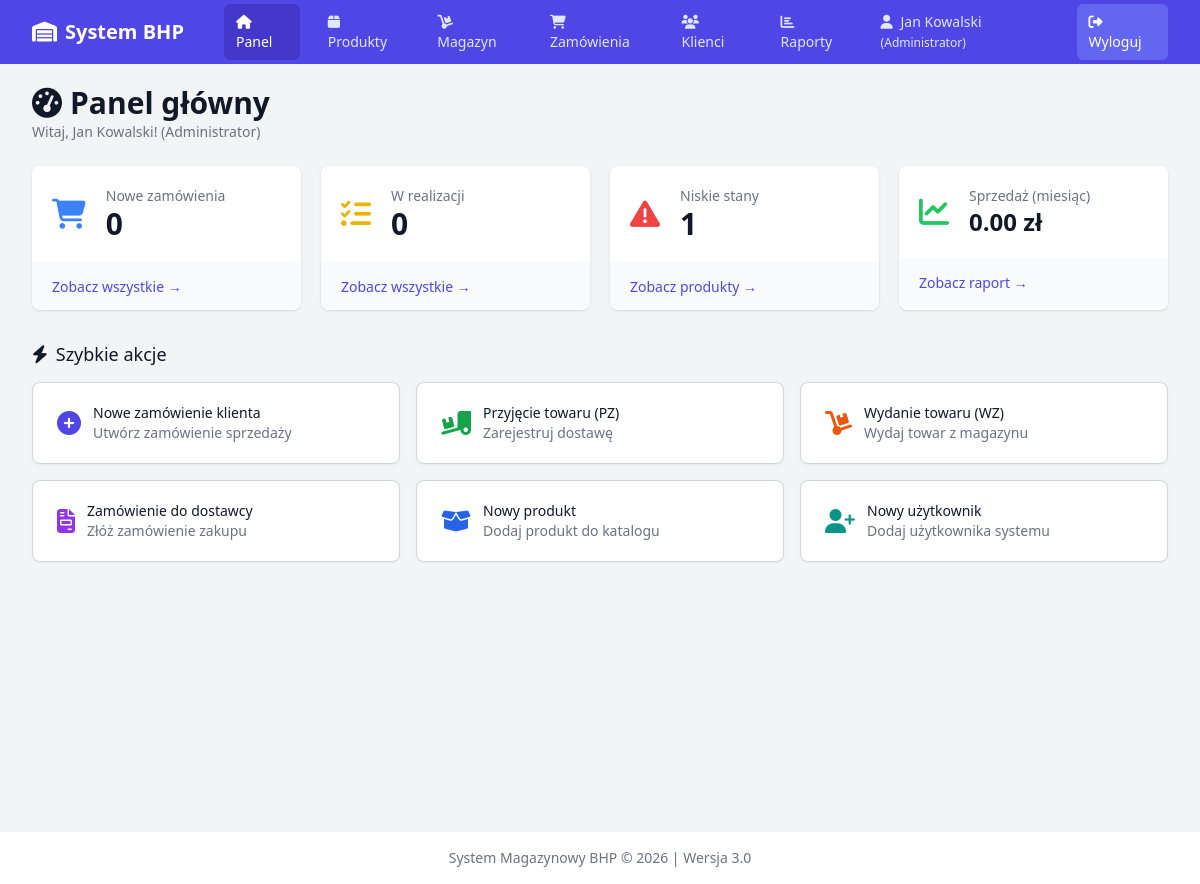
Page /dashboard (signed in) on the committed database.
### app/models.py (models this page shows, shortened)
class Uzytkownik(db.Model):
    __tablename__ = 'uzytkownik'
    id = db.Column(db.Integer, primary_key=True)
    login = db.Column(db.String(50), unique=True, nullable=False)
    haslo_hash = db.Column(db.String(255), nullable=False)
    imie = db.Column(db.String(50), nullable=False)
    nazwisko = db.Column(db.String(50), nullable=False)
    email = db.Column(db.String(100), unique=True, nullable=False)
    rola = db.Column(Enum(RolaUzytkownika), nullable=False)
    aktywny = db.Column(db.Boolean, default=True)
    data_utworzenia = db.Column(db.DateTime, default=datetime.utcnow)
    logi = db.relationship('Log', backref='uzytkownik', lazy=True)

### app/routes/main.py (the view)
@bp.route('/dashboard')
@login_required
def dashboard():
    from flask import session
    stats = {}
    if g.user.rola.value in ['Administrator', 'Kierownik']:
        stats['zamowienia_nowe'] = Zamowienie.query.filter_by(
            status='NOWE'
        ).count()
        stats['zamowienia_w_realizacji'] = Zamowienie.query.filter(
            Zamowienie.status.in_(['W_REALIZACJI', 'GOTOWE'])
        ).count()
        stats['produkty_niski_stan'] = StanMagazynowy.query.join(
            StanMagazynowy.produkt
        ).filter(
            StanMagazynowy.ilosc_dostepna <= db.bindparam('stan_min', 10)
        ).count()
        poczatek_miesiaca = datetime.now().replace(day=1, hour=0, minute=0, second=0)
        stats['sprzedaz_miesiac'] = db.session.query(
            db.func.sum(Zamowienie.wartosc_brutto)
        ).filter(
            Zamowienie.data_zamowienia >= poczatek_miesiaca
        ).scalar() or 0
    return render_template('main/dashboard.html', stats=stats)

### app/routes/auth.py (called while the page is built)
def login_required(f):
    @wraps(f)
    def decorated_function(*args, **kwargs):
        if 'user_id' not in session:
            flash('Musisz być zalogowany, aby uzyskać dostęp do tej strony.', 'warning')
            return redirect(url_for('auth.login'))
        return f(*args, **kwargs)
    return decorated_function

@bp.before_app_request
def load_logged_in_user():
    user_id = session.get('user_id')
    if user_id is None:
        from flask import g
        g.user = None
    else:
        from flask import g
        g.user = Uzytkownik.query.get(user_id)

### app/templates/main/dashboard.html (shortened to what this page needs)
{% extends "base.html" %}
{% block content %}
<div class="px-4 sm:px-0">
    <h3 class="text-3xl font-bold leading-7 text-gray-900">
        <i class="fas fa-tachometer-alt mr-2"></i>Panel główny
    </h3>
    <p class="mt-1 max-w-2xl text-sm text-gray-500">
        Witaj, {{ g.user.imie }} {{ g.user.nazwisko }}!
        <span class="font-medium">({{ g.user.rola.value }})</span>
    </p>
</div>
{% if g.user.rola.value in ['Administrator', 'Kierownik'] %}
<div class="mt-6 grid grid-cols-1 gap-5 sm:grid-cols-2 lg:grid-cols-4">
    <div class="overflow-hidden rounded-lg bg-white shadow">
        <div class="p-5">
            <div class="flex items-center">
                <div class="flex-shrink-0">
                    <i class="fas fa-shopping-cart text-3xl text-blue-500"></i>
                </div>
                <div class="ml-5 w-0 flex-1">
                    <dl>
                        <dt class="truncate text-sm font-medium text-gray-500">Nowe zamówienia</dt>
                        <dd class="text-3xl font-semibold text-gray-900">{{ stats.zamowienia_nowe }}</dd>
                    </dl>
                </div>
            </div>
        </div>
        <div class="bg-gray-50 px-5 py-3">
            <a href="{{ url_for('orders.customer_orders_list', status='NOWE') }}" class="text-sm font-medium text-indigo-600 hover:text-indigo-900">
                Zobacz wszystkie <span aria-hidden="true">&rarr;</span>
            </a>
        </div>
    </div>
    <div class="overflow-hidden rounded-lg bg-white shadow">
        <div class="p-5">
            <div class="flex items-center">
                <div class="flex-shrink-0">
                    <i class="fas fa-tasks text-3xl text-yellow-500"></i>
                </div>
                <div class="ml-5 w-0 flex-1">
                    <dl>
                        <dt class="truncate text-sm font-medium text-gray-500">W realizacji</dt>
                        <dd class="text-3xl font-semibold text-gray-900">{{ stats.zamowienia_w_realizacji }}</dd>
                    </dl>
                </div>
            </div>
        </div>
        <div class="bg-gray-50 px-5 py-3">
            <a href="{{ url_for('orders.customer_orders_list') }}" class="text-sm font-medium text-indigo-600 hover:text-indigo-900">
                Zobacz wszystkie <span aria-hidden="true">&rarr;</span>
            </a>
        </div>
    </div>
    <div class="overflow-hidden rounded-lg bg-white shadow">
        <div class="p-5">
            <div class="flex items-center">
                <div class="flex-shrink-0">
                    <i class="fas fa-exclamation-triangle text-3xl text-red-500"></i>
                </div>
                <div class="ml-5 w-0 flex-1">
                    <dl>
                        <dt class="truncate text-sm font-medium text-gray-500">Niskie stany</dt>
                        <dd class="text-3xl font-semibold text-gray-900">{{ stats.produkty_niski_stan }}</dd>
                    </dl>
                </div>
            </div>
        </div>
        <div class="bg-gray-50 px-5 py-3">
            <a href="{{ url_for('reports.inventory_report', tylko_niskie='on') }}" class="text-sm font-medium text-indigo-600 hover:text-indigo-900">
                Zobacz produkty <span aria-hidden="true">&rarr;</span>
            </a>
        </div>
    </div>
    <div class="overflow-hidden rounded-lg bg-white shadow">
        <div class="p-5">
            <div class="flex items-center">
                <div class="flex-shrink-0">
                    <i class="fas fa-chart-line text-3xl text-green-500"></i>
                </div>
                <div class="ml-5 w-0 flex-1">
                    <dl>
                        <dt class="truncate text-sm font-medium text-gray-500">Sprzedaż (miesiąc)</dt>
                        <dd class="text-2xl font-semibold text-gray-900">{{ "%.2f"|format(stats.sprzedaz_miesiac) }} zł</dd>
                    </dl>
                </div>
            </div>
        </div>
        <div class="bg-gray-50 px-5 py-3">
            <a href="{{ url_for('reports.sales_report') }}" class="text-sm font-medium text-indigo-600 hover:text-indigo-900">
                Zobacz raport <span aria-hidden="true">&rarr;</span>
            </a>
        </div>
    </div>
</div>
{% endif %}
<div class="mt-8">
    <h3 class="text-lg font-medium leading-6 text-gray-900 mb-4">
        <i class="fas fa-bolt mr-2"></i>Szybkie akcje
    </h3>
    <div class="grid grid-cols-1 gap-4 sm:grid-cols-2 lg:grid-cols-3">
        {% if g.user.rola.value in ['Sprzedawca', 'Administrator'] %}
        <a href="{{ url_for('orders.customer_order_add') }}" class="relative rounded-lg border border-gray-300 bg-white px-6 py-5 shadow-sm hover:border-indigo-400 hover:shadow-md">
            <div class="flex items-center space-x-3">
                <div class="flex-shrink-0">
                    <i class="fas fa-plus-circle text-2xl text-indigo-600"></i>
                </div>
                <div class="min-w-0 flex-1">
                    <span class="absolute inset-0"></span>
                    <p class="text-sm font-medium text-gray-900">Nowe zamówienie klienta</p>
                    <p class="truncate text-sm text-gray-500">Utwórz zamówienie sprzedaży</p>
                </div>
            </div>
        </a>
        {% endif %}
        {% if g.user.rola.value in ['Magazynier', 'Administrator'] %}
        <a href="{{ url_for('warehouse.pz_add') }}" class="relative rounded-lg border border-gray-300 bg-white px-6 py-5 shadow-sm hover:border-indigo-400 hover:shadow-md">
            <div class="flex items-center space-x-3">
                <div class="flex-shrink-0">
                    <i class="fas fa-truck-loading text-2xl text-green-600"></i>
                </div>
                <div class="min-w-0 flex-1">
                    <span class="absolute inset-0"></span>
                    <p class="text-sm font-medium text-gray-900">Przyjęcie towaru (PZ)</p>
                    <p class="truncate text-sm text-gray-500">Zarejestruj dostawę</p>
                </div>
            </div>
        </a>
        <a href="{{ url_for('warehouse.wz_add') }}" class="relative rounded-lg border border-gray-300 bg-white px-6 py-5 shadow-sm hover:border-indigo-400 hover:shadow-md">
            <div class="flex items-center space-x-3">
                <div class="flex-shrink-0">
                    <i class="fas fa-dolly text-2xl text-orange-600"></i>
                </div>
                <div class="min-w-0 flex-1">
                    <span class="absolute inset-0"></span>
                    <p class="text-sm font-medium text-gray-900">Wydanie towaru (WZ)</p>
                    <p class="truncate text-sm text-gray-500">Wydaj towar z magazynu</p>
                </div>
            </div>
        </a>
        {% endif %}
        {% if g.user.rola.value in ['Kierownik', 'Administrator'] %}
        <a href="{{ url_for('orders.supplier_order_add') }}" class="relative rounded-lg border border-gray-300 bg-white px-6 py-5 shadow-sm hover:border-indigo-400 hover:shadow-md">
            <div class="flex items-center space-x-3">
                <div class="flex-shrink-0">
                    <i class="fas fa-file-invoice text-2xl text-purple-600"></i>
                </div>
                <div class="min-w-0 flex-1">
                    <span class="absolute inset-0"></span>
                    <p class="text-sm font-medium text-gray-900">Zamówienie do dostawcy</p>
                    <p class="truncate text-sm text-gray-500">Złóż zamówienie zakupu</p>
                </div>
            </div>
        </a>
        {% endif %}
        {% if g.user.rola.value == 'Administrator' %}
        <a href="{{ url_for('products.add') }}" class="relative rounded-lg border border-gray-300 bg-white px-6 py-5 shadow-sm hover:border-indigo-400 hover:shadow-md">
            <div class="flex items-center space-x-3">
                <div class="flex-shrink-0">
                    <i class="fas fa-box-open text-2xl text-blue-600"></i>
                </div>
                <div class="min-w-0 flex-1">
                    <span class="absolute inset-0"></span>
                    <p class="text-sm font-medium text-gray-900">Nowy produkt</p>
                    <p class="truncate text-sm text-gray-500">Dodaj produkt do katalogu</p>
                </div>
            </div>
        </a>
        <a href="{{ url_for('main.user_add') }}" class="relative rounded-lg border border-gray-300 bg-white px-6 py-5 shadow-sm hover:border-indigo-400 hover:shadow-md">
            <div class="flex items-center space-x-3">
                <div class="flex-shrink-0">
                    <i class="fas fa-user-plus text-2xl text-teal-600"></i>
                </div>
                <div class="min-w-0 flex-1">
                    <span class="absolute inset-0"></span>
                    <p class="text-sm font-medium text-gray-900">Nowy użytkownik</p>
                    <p class="truncate text-sm text-gray-500">Dodaj użytkownika systemu</p>
                </div>
            </div>
        </a>
        {% endif %}
    </div>
</div>
{% endblock %}

### app/templates/base.html (shortened to what this page needs)
<!DOCTYPE html>
<html lang="pl" class="h-full bg-gray-100">
<head>
    <script src="https://cdn.tailwindcss.com"></script>
    <link rel="stylesheet" href="https://cdnjs.cloudflare.com/ajax/libs/font-awesome/6.4.0/css/all.min.css">
</head>
<body class="h-full">
    <div class="min-h-full">
        {% if g.user %}
        <nav class="bg-indigo-600">
            <div class="mx-auto max-w-7xl px-4 sm:px-6 lg:px-8">
                <div class="flex h-16 items-center justify-between">
                    <div class="flex items-center">
                        <div class="flex-shrink-0">
                            <h1 class="text-white text-xl font-bold">
                                <i class="fas fa-warehouse mr-2"></i>System BHP
                            </h1>
                        </div>
                        <div class="hidden md:block">
                            <div class="ml-10 flex items-baseline space-x-4">
                                <a href="{{ url_for('main.dashboard') }}"
                                   class="{% if request.endpoint == 'main.dashboard' %}bg-indigo-700 text-white{% else %}text-indigo-100 hover:bg-indigo-500 hover:text-white{% endif %} rounded-md px-3 py-2 text-sm font-medium">
                                    <i class="fas fa-home mr-1"></i>Panel
                                </a>
                                <a href="{{ url_for('products.list') }}"
                                   class="{% if 'products' in request.endpoint %}bg-indigo-700 text-white{% else %}text-indigo-100 hover:bg-indigo-500 hover:text-white{% endif %} rounded-md px-3 py-2 text-sm font-medium">
                                    <i class="fas fa-box mr-1"></i>Produkty
                                </a>
                                {% if g.user.rola.value in ['Magazynier', 'Administrator'] %}
                                <a href="{{ url_for('warehouse.index') }}"
                                   class="{% if 'warehouse' in request.endpoint %}bg-indigo-700 text-white{% else %}text-indigo-100 hover:bg-indigo-500 hover:text-white{% endif %} rounded-md px-3 py-2 text-sm font-medium">
                                    <i class="fas fa-dolly mr-1"></i>Magazyn
                                </a>
                                {% endif %}
                                {% if g.user.rola.value in ['Sprzedawca', 'Administrator'] %}
                                <a href="{{ url_for('orders.customer_orders_list') }}"
                                   class="{% if 'orders' in request.endpoint %}bg-indigo-700 text-white{% else %}text-indigo-100 hover:bg-indigo-500 hover:text-white{% endif %} rounded-md px-3 py-2 text-sm font-medium">
                                    <i class="fas fa-shopping-cart mr-1"></i>Zamówienia
                                </a>
                                <a href="{{ url_for('customers.list') }}"
                                   class="{% if 'customers' in request.endpoint %}bg-indigo-700 text-white{% else %}text-indigo-100 hover:bg-indigo-500 hover:text-white{% endif %} rounded-md px-3 py-2 text-sm font-medium">
                                    <i class="fas fa-users mr-1"></i>Klienci
                                </a>
                                {% endif %}
                                {% if g.user.rola.value in ['Kierownik', 'Administrator'] %}
                                <a href="{{ url_for('reports.index') }}"
                                   class="{% if 'reports' in request.endpoint %}bg-indigo-700 text-white{% else %}text-indigo-100 hover:bg-indigo-500 hover:text-white{% endif %} rounded-md px-3 py-2 text-sm font-medium">
                                    <i class="fas fa-chart-bar mr-1"></i>Raporty
                                </a>
                                {% endif %}
                            </div>
                        </div>
                    </div>
                    <div class="hidden md:block">
                        <div class="ml-4 flex items-center md:ml-6">
                            <span class="text-indigo-100 text-sm mr-4">
                                <i class="fas fa-user mr-1"></i>
                                {{ g.user.imie }} {{ g.user.nazwisko }}
                                <span class="text-xs">({{ g.user.rola.value }})</span>
                            </span>
                            <a href="{{ url_for('auth.logout') }}"
                               class="rounded-md bg-indigo-500 px-3 py-2 text-sm font-medium text-white hover:bg-indigo-400">
                                <i class="fas fa-sign-out-alt mr-1"></i>Wyloguj
                            </a>
                        </div>
                    </div>
                </div>
            </div>
        </nav>
        {% endif %}
        <main>
            <div class="mx-auto max-w-7xl py-6 sm:px-6 lg:px-8">
                {% block content %}{% endblock %}
            </div>
        </main>
    </div>
    <footer class="bg-white mt-8">
        <div class="mx-auto max-w-7xl px-4 py-4 sm:px-6 lg:px-8">
            <p class="text-center text-sm text-gray-500">
                System Magazynowy BHP &copy; 2026 | Wersja 3.0
            </p>
        </div>
    </footer>
</body>
</html>

### rows in the picture
Uzytkownik: user.imie "Jan", user.nazwisko "Kowalski", user.rola.value "Administrator"

### other values in the picture
{{ stats.zamowienia_nowe }} "0"
{{ stats.zamowienia_w_realizacji }} "0"
{{ stats.produkty_niski_stan }} "1"
{{ "%.2f"|format(stats.sprzedaz_miesiac) }} "0.00"
